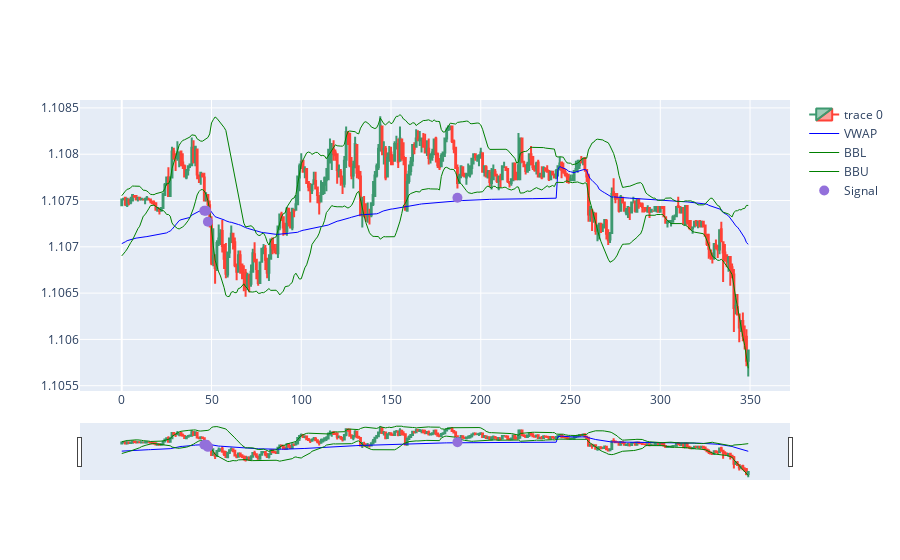

Source (notebook cell):
### Code cell
# Plotting the candles, the indicators, the signals and the Bollinger bands to visualize what we have
import plotly.graph_objects as go
from plotly.subplots import make_subplots
from datetime import datetime
st = 10400
dfpl = df[st:st+350]
dfpl.reset_index(inplace=True)
fig = go.Figure(data=[go.Candlestick(x=dfpl.index,
                open=dfpl['Open'],
                high=dfpl['High'],
                low=dfpl['Low'],
                close=dfpl['Close']),
                 go.Scatter(x=dfpl.index, y=dfpl.VWAP, 
                           line=dict(color='blue', width=1), 
                           name="VWAP"), 
                go.Scatter(x=dfpl.index, y=dfpl['BBL_20_2.0'], 
                           line=dict(color='green', width=1), 
                           name="BBL"),
                go.Scatter(x=dfpl.index, y=dfpl['BBU_20_2.0'], 
                           line=dict(color='green', width=1), 
                           name="BBU")])

fig.add_scatter(x=dfpl.index, y=dfpl['pointposbreak'], mode="markers",
                marker=dict(size=10, color="MediumPurple"),
                name="Signal")
fig.show()

### Figure 1 — Plotly figure (JSON) as saved in the notebook; plotly's stock layout.template omitted (floating-point values rounded to 4 significant figures; data arrays with more than 128 entries replaced by an {"elided": "..."} marker saying what was removed)
{"data": [{"close": {"elided": "350 float values"}, "high": {"elided": "350 float values"}, "low": {"elided": "350 float values"}, "open": {"elided": "350 float values"}, "type": "candlestick", "x": {"elided": "350 int values"}}, {"line": {"color": "blue", "width": 1}, "name": "VWAP", "type": "scatter", "x": {"elided": "350 int values"}, "y": {"elided": "350 float values"}}, {"line": {"color": "green", "width": 1}, "name": "BBL", "type": "scatter", "x": {"elided": "350 int values"}, "y": {"elided": "350 float values"}}, {"line": {"color": "green", "width": 1}, "name": "BBU", "type": "scatter", "x": {"elided": "350 int values"}, "y": {"elided": "350 float values"}}, {"marker": {"color": "MediumPurple", "size": 10}, "mode": "markers", "name": "Signal", "type": "scatter", "x": {"elided": "350 int values"}, "y": {"elided": "350 float values"}}], "layout": {}}
